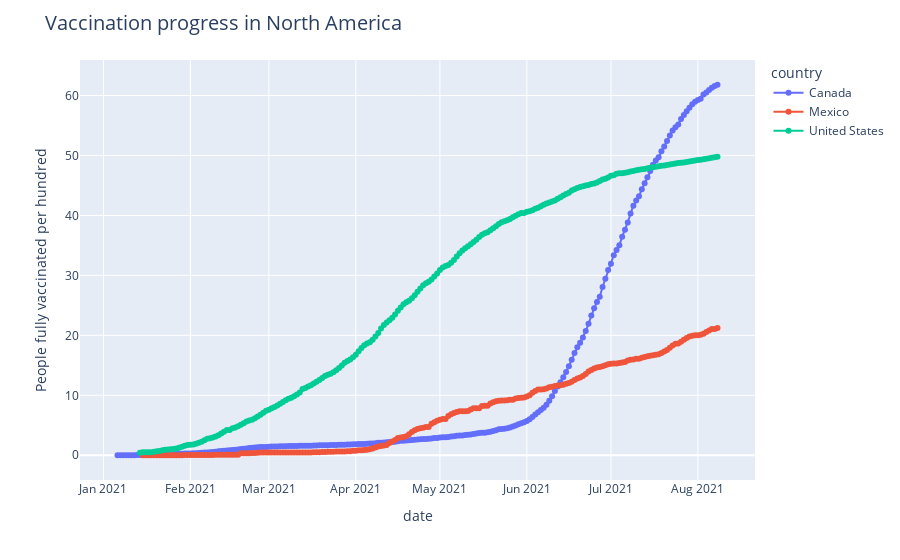

This figure's notebook cell:
### Code cell
fig = px.line(df_northa, x='date', y='people_fully_vaccinated_per_hundred', color='country', text='country')

fig.update_traces(mode='markers+lines',
                  hovertemplate=
                  '<b>%{text}</b><br>'+
                  'Fully vaccinated per 100: <b>%{y:.2f}</b><br>'+
                  '<extra>%{x}</extra>')

fig.update_layout(
    title = 'Vaccination progress in North America',
    title_font_size=20,
    hoverlabel=dict(font_size=12), 
    hovermode='x'
    )

fig.update_yaxes(
    title="People fully vaccinated per hundred"
    )

fig.show()

### Figure 1 — Plotly figure (JSON) as saved in the notebook; plotly's stock layout.template omitted (floating-point values rounded to 4 significant figures; data arrays with more than 128 entries replaced by an {"elided": "..."} marker saying what was removed)
{"data": [{"hovertemplate": "<b>%{text}</b><br>Fully vaccinated per 100: <b>%{y:.2f}</b><br><extra>%{x}</extra>", "legendgroup": "Canada", "line": {"color": "#636efa", "dash": "solid"}, "mode": "markers+lines", "name": "Canada", "orientation": "v", "showlegend": true, "text": {"elided": "215 str values"}, "type": "scatter", "x": {"elided": "215 str values"}, "xaxis": "x", "y": {"elided": "215 float values"}, "yaxis": "y"}, {"hovertemplate": "<b>%{text}</b><br>Fully vaccinated per 100: <b>%{y:.2f}</b><br><extra>%{x}</extra>", "legendgroup": "Mexico", "line": {"color": "#EF553B", "dash": "solid"}, "mode": "markers+lines", "name": "Mexico", "orientation": "v", "showlegend": true, "text": {"elided": "206 str values"}, "type": "scatter", "x": {"elided": "206 str values"}, "xaxis": "x", "y": {"elided": "206 float values"}, "yaxis": "y"}, {"hovertemplate": "<b>%{text}</b><br>Fully vaccinated per 100: <b>%{y:.2f}</b><br><extra>%{x}</extra>", "legendgroup": "United States", "line": {"color": "#00cc96", "dash": "solid"}, "mode": "markers+lines", "name": "United States", "orientation": "v", "showlegend": true, "text": {"elided": "207 str values"}, "type": "scatter", "x": {"elided": "207 str values"}, "xaxis": "x", "y": {"elided": "207 float values"}, "yaxis": "y"}], "layout": {"hoverlabel": {"font": {"size": 12}}, "hovermode": "x", "legend": {"title": {"text": "country"}, "tracegroupgap": 0}, "margin": {"t": 60}, "title": {"font": {"size": 20}, "text": "Vaccination progress in North America"}, "xaxis": {"anchor": "y", "domain": [0, 1], "title": {"text": "date"}}, "yaxis": {"anchor": "x", "domain": [0, 1], "title": {"text": "People fully vaccinated per hundred"}}}}
